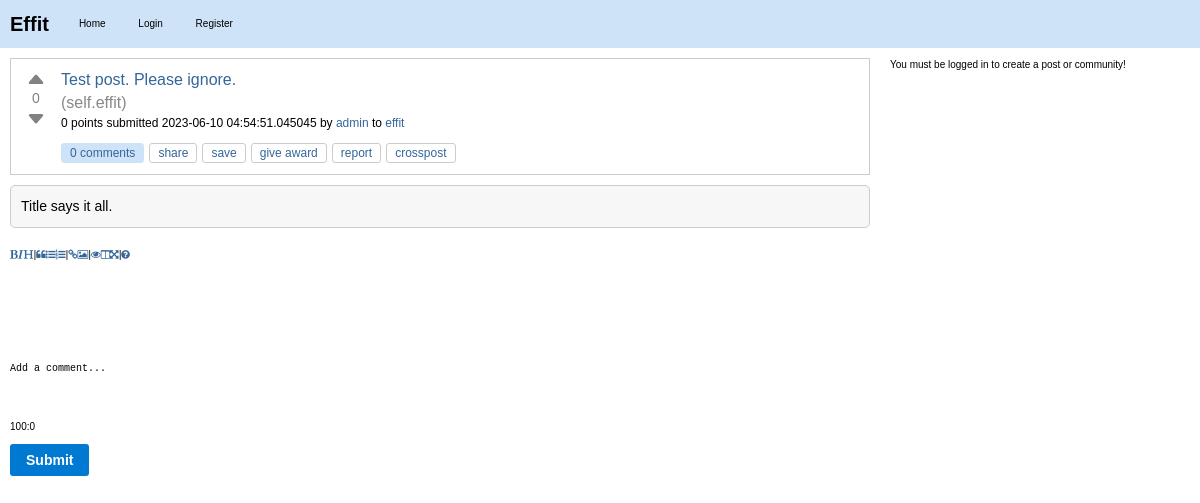
The app's page /c/effit/p/test-post-please-ignore-20513d7e, older data.
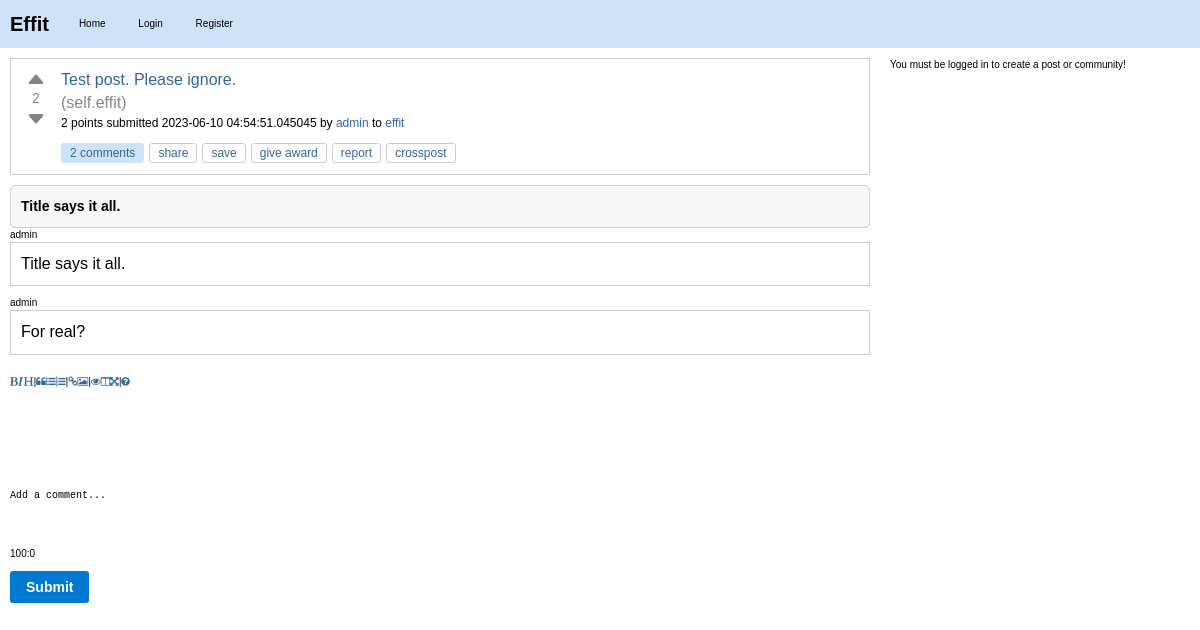
The same page, newer data.
### effit.py (models this page shows)
class Post(db.Model):
    id = db.Column(db.Integer, primary_key=True)
    title = db.Column(db.String(120), nullable=False)
    content = db.Column(db.Text, nullable=False)
    user_id = db.Column(db.Integer, db.ForeignKey("user.id"), nullable=False)
    created_at = db.Column(db.DateTime, default=datetime.utcnow)
    community_id = db.Column(db.Integer, db.ForeignKey("community.id"), nullable=False)
    upvotes = db.Column(db.Integer, default=0)
    downvotes = db.Column(db.Integer, default=0)
    comments = db.relationship("Comment", backref="post", lazy=True)
    slug = db.Column(db.String(120), nullable=False)
    @property
    def score(self):
        return self.upvotes - self.downvotes

class Comment(db.Model):
    id = db.Column(db.Integer, primary_key=True)
    content = db.Column(db.Text, nullable=False)
    user_id = db.Column(db.Integer, db.ForeignKey("user.id"), nullable=False)
    post_id = db.Column(db.Integer, db.ForeignKey("post.id"), nullable=False)
    author = db.relationship("User", backref=db.backref("comments", lazy=True))

class User(db.Model):
    id = db.Column(db.Integer, primary_key=True)
    username = db.Column(db.String(80), unique=True, nullable=False)
    password = db.Column(db.String(120), nullable=False)
    posts = db.relationship("Post", backref="author", lazy=True)
    communities = db.relationship(
        "Community",
        secondary=community_members,
        backref=db.backref("members", lazy="dynamic"),
    )

### effit.py (the view, shortened to what this page needs)
@app.route("/c/<string:community_name>/p/<string:post_slug>", methods=["GET", "POST"])
def post_detail(community_name, post_slug):
    post = Post.query.filter_by(slug=post_slug).first()
    post_content = markdown.markdown(post.content)
    print(post_content)
    if post is None:
        return "Post not found!", 404
    comments = Comment.query.filter_by(post_id=post.id).all()
    post.content = markdown.markdown(post.content)
    for comment in comments:
        comment.content = markdown.markdown(comment.content)
    community = Community.query.filter_by(name=community_name).first()
    if community is None:
        return "Community not found!", 404
    community_id = community.id
    return render_template(
        "post_detail.html",
        post=post,
        comments=comments,
        community=community,
        community_id=community_id,
    )

### templates/post_detail.html (shortened to what this page needs)
{% extends "layout.html" %}
{% block content %}
<div class="post-item" id="post-{{ post.id }}">
    <div class="post">
        <div class="vote">
            <button class="upvote" onclick="vote('{{ post.id }}', '{{ post.slug }}', '{{ post.community.name }}', 'upvote')">
                <svg xmlns="http://www.w3.org/2000/svg" width="20" height="20" fill="currentColor" class="bi bi-caret-up-fill" viewBox="0 0 16 16">
                  <path d="M7.247 4.86l-4.796 5.481c-.646.74.037 1.659.877 1.659h9.392c.839 0 1.523-.92.877-1.659l-4.796-5.48a1 1 0 0 0-1.554 0z"/>
                </svg>
            </button>
            <span class="score">{{ post.score }}</span>
            <button class="downvote" onclick="vote('{{ post.id }}', '{{ post.slug }}', '{{ post.community.name }}', 'downvote')">
                <svg xmlns="http://www.w3.org/2000/svg" width="20" height="20" fill="currentColor" class="bi bi-caret-down-fill" viewBox="0 0 16 16">
                  <path d="M7.247 11.14l-4.796-5.481c-.646-.74.037-1.659.877-1.659h9.392c.839 0 1.523.92.877 1.659l-4.796 5.481a1 1 0 0 1-1.554 0z"/>
                </svg>
            </button>
        </div>
        <div class="post-info">
            <h3><a class="title may-blank loggedin" href="{{ url_for('post_detail', community_name=post.community.name, post_slug=post.slug) }}">{{ post.title }}</a></h3>
            <span class="domain">(<a href="{{ url_for('community_posts', community_name=post.community.name) }}">self.{{ post.community.name }}</a>)</span>
            <p class="tagline">
                <span>{{ post.score }} points</span>
                submitted <time datetime="{{ post.created_at.isoformat() }}">{{ post.created_at }}</time>
                by <a href="{{ url_for('user_posts', username=post.author.username) }}" class="author may-blank id-t2_d2kpf">{{ post.author.username }}</a>
                to <a href="{{ url_for('community_posts', community_name=post.community.name) }}" class="subreddit hover may-blank">{{ post.community.name }}</a>
            </p>
            <ul class="flat-list buttons">
                <li class="first">
                    <a href="{{ url_for('post_detail', community_name=post.community.name, post_slug=post.slug) }}" class="bylink comments may-blank" rel="nofollow">
                        {{ post.comments|length }} comments
                    </a>
                </li>
                <li class="share"><a class="post-sharing-button">share</a></li>
                <li class="link-save-button save-button login-required"><a>save</a></li>
                <li class="give-gold-button"><a href="#" class="give-gold login-required access-required gold-give-gold" rel="nofollow">give award</a></li>
                <li class="report-button login-required"><a href="#" class="reportbtn access-required">report</a></li>
                <li class="crosspost-button"><a class="post-crosspost-button">crosspost</a></li>
            </ul>
        </div>
    </div>
    <div class="post-content">
        {{ post.content|safe }}
    </div>
</div>
<div class="comments">
    {% for comment in comments %}
    <p class="tagline">
        <span>{{ comment.author.username }}</span></p>
    <div class="comment">
        {{ comment.content|safe }}
    </div>
    {% endfor %}
</div>
<form action="{{ url_for('add_comment', post_id=post.id) }}" method="post">
    <div class="comment-form">
        <input type="submit" value="Submit">
    </div>
</form>
{% endblock %}

Row changes from the older to the newer data that the page shows:
changed Post "Test post. Please ignore.": score "0" → "2"; content "Title says it all." → "**Title says it all.**" (drawn)
added Comment: author.username "admin", content "Title says it all."
added Comment: author.username "admin", content "For real?"
Text that changed along with them:
{{ post.comments|length }}: "0" → "2"
